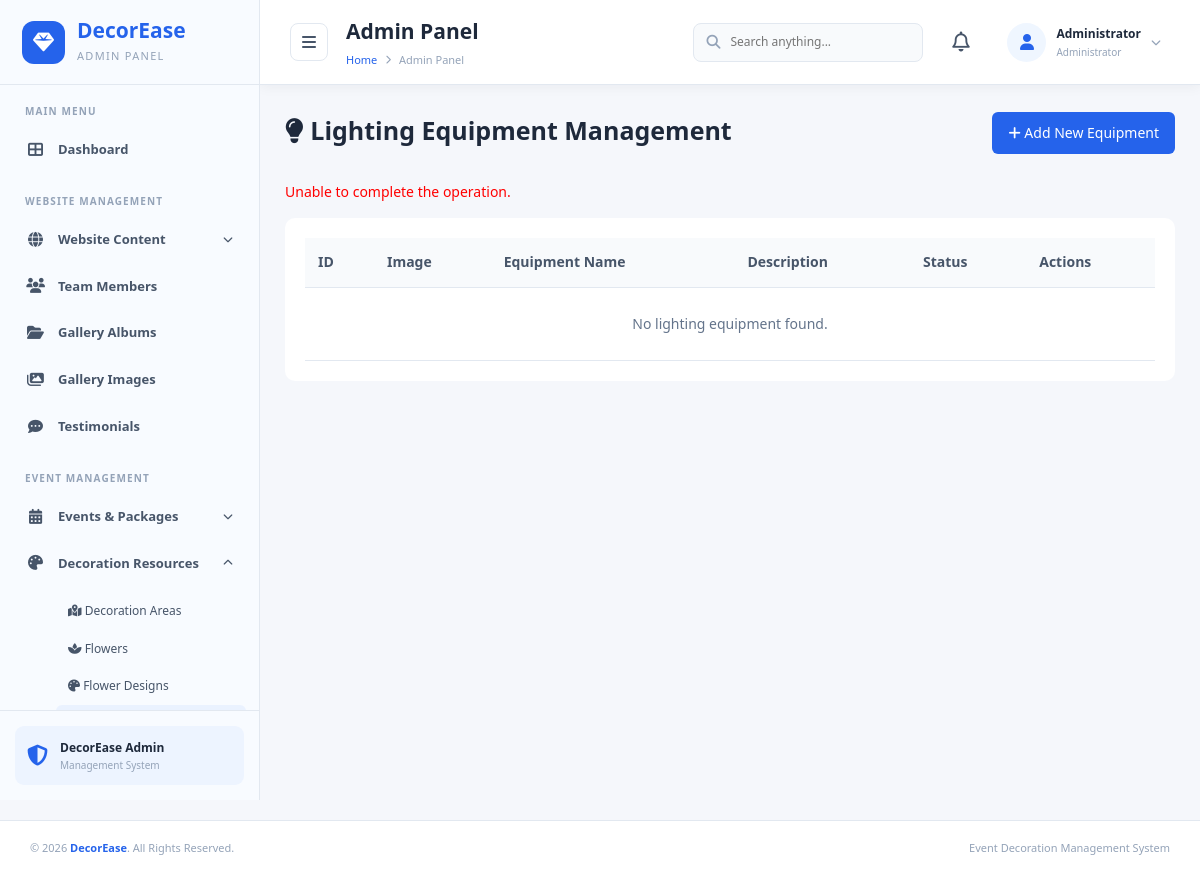
The page /admin/lighting_equipment.php?error=invalid on the database as committed earlier.
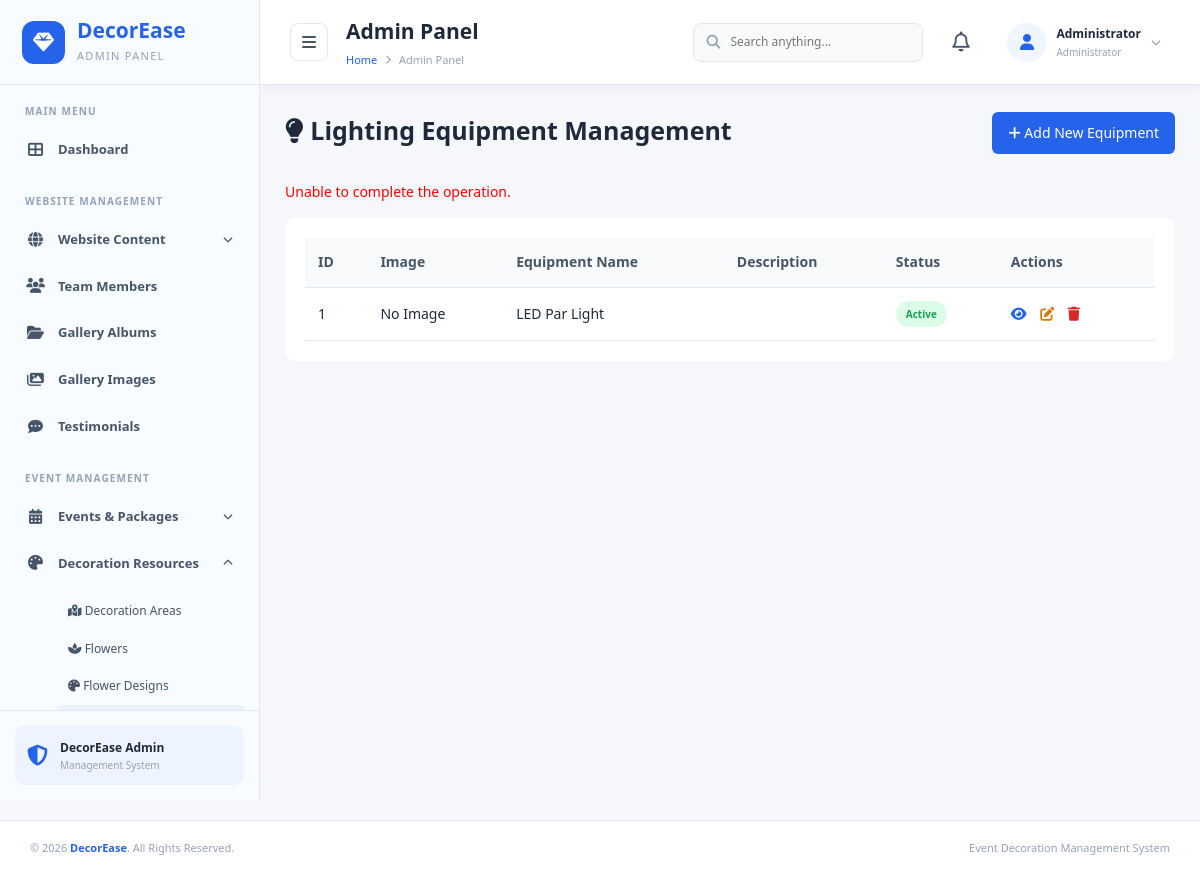
The same page on the database as committed later.
### tables this page shows
CREATE TABLE `lighting_equipment` (
  `lighting_id` int(10) UNSIGNED NOT NULL,
  `equipment_name` varchar(150) NOT NULL,
  `description` text DEFAULT NULL,
  `image_id` int(10) UNSIGNED DEFAULT NULL,
  `is_active` tinyint(1) DEFAULT 1
);

### admin/lighting_equipment.php (the view, shortened to what this page needs)
<?php
require_once __DIR__ . '/../db.php';
function lightingEscape($value) {
    return htmlspecialchars((string)($value ?? ''), ENT_QUOTES, 'UTF-8');
}
$sql = "
    SELECT le.*, m.file_name, m.file_path, m.alt_text
    FROM lighting_equipment le
    LEFT JOIN media m ON le.image_id = m.media_id
    ORDER BY le.lighting_id DESC
";
$result = $conn->query($sql);
?>
<!DOCTYPE html>
<html lang="en">
<head>
    <link rel="stylesheet" href="includes/css/admin.css">
    <link rel="stylesheet" href="https://cdnjs.cloudflare.com/ajax/libs/font-awesome/6.5.0/css/all.min.css">
</head>
<body>
<div class="admin-container">
    <?php include 'includes/sidebar.php'; ?>
    <main class="main-content">
        <?php include 'includes/header.php'; ?>
        <section class="page-content">
            <div class="page-heading">
                <h2>
                    <i class="fas fa-lightbulb"></i>
                    Lighting Equipment Management
                </h2>
                <a href="add_lighting_equipment.php" class="add-btn">
                    <i class="fas fa-plus"></i> Add New Equipment
                </a>
            </div>
            <?php if (isset($_GET['error'])): ?>
                <p style="color:red;margin-bottom:15px;">
                    Unable to complete the operation.
                </p>
            <?php endif; ?>
            <div class="table-container">
                <table>
                    <thead>
                        <tr>
                            <th>ID</th>
                            <th>Image</th>
                            <th>Equipment Name</th>
                            <th>Description</th>
                            <th>Status</th>
                            <th>Actions</th>
                        </tr>
                    </thead>
                    <tbody>
                    <?php if ($result && $result->num_rows > 0): ?>
                        <?php while ($equipment = $result->fetch_assoc()): ?>
                            <tr>
                                <td><?= (int)$equipment['lighting_id']; ?></td>
                                <td>
                                    <?php if (!empty($equipment['file_path'])): ?>
                                        <img
                                            class="equipment-img"
                                            src="../uploads/<?= lightingEscape($equipment['file_path']); ?>"
                                            alt="<?= lightingEscape($equipment['alt_text'] ?: $equipment['equipment_name']); ?>"
                                        >
                                    <?php else: ?>
                                        No Image
                                    <?php endif; ?>
                                </td>
                                <td><?= lightingEscape($equipment['equipment_name']); ?></td>
                                <td>
                                </td>
                                <td>
                                    <?php if ($equipment['is_active']): ?>
                                        <span class="status active">Active</span>
                                    <?php else: ?>
                                        <span class="status inactive">Inactive</span>
                                    <?php endif; ?>
                                </td>
                                <td class="action-links">
                                    <a class="view-link"
                                       href="view_lighting_equipment.php?id=<?= (int)$equipment['lighting_id']; ?>">
                                        <i class="fas fa-eye"></i>
                                    </a>
                                    <a class="edit-link"
                                       href="edit_lighting_equipment.php?id=<?= (int)$equipment['lighting_id']; ?>">
                                        <i class="fas fa-edit"></i>
                                    </a>
                                    <a class="delete-link"
                                       href="delete_lighting_equipment.php?id=<?= (int)$equipment['lighting_id']; ?>"
                                       onclick="return confirm('Are you sure you want to delete this equipment?');">
                                        <i class="fas fa-trash"></i>
                                    </a>
                                </td>
                            </tr>
                        <?php endwhile; ?>
                    <?php else: ?>
                        <tr>
                            <td colspan="6" class="empty-message">
                                No lighting equipment found.
                            </td>
                        </tr>
                    <?php endif; ?>
                    </tbody>
                </table>
            </div>
        </section>
    </main>
</div>
<?php include 'includes/footer.php'; ?>
</body>
</html>

Rows that differ between the two databases and show on the page:
added lighting_equipment: lighting_id "1", equipment_name "LED Par Light", is_active "Active"
Other text that changed with them:
text no longer shown: "No lighting equipment found."
